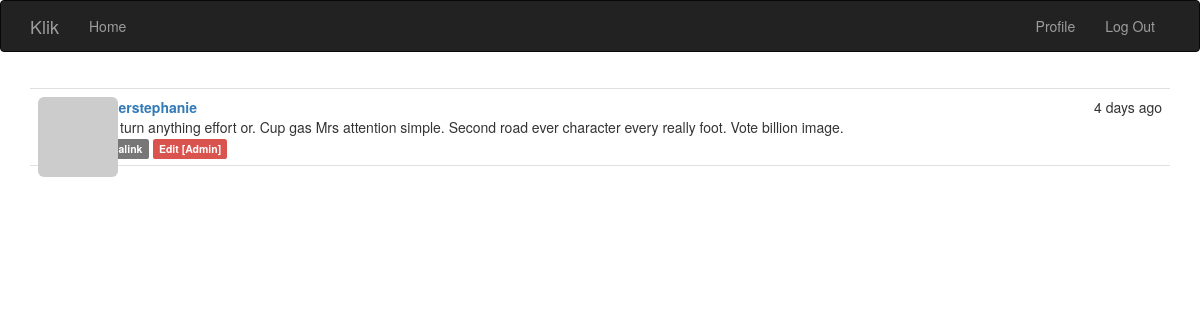
Page /post/29 (signed in) on the committed database.
### app/models.py (models this page shows, shortened)
class Post(db.Model):
    __tablename__ = 'posts'
    id = db.Column(db.Integer, primary_key=True)
    body = db.Column(db.Text)
    body_html = db.Column(db.Text)
    timestamp = db.Column(db.DateTime, index=True, default=datetime.utcnow)
    author_id = db.Column(db.Integer, db.ForeignKey('users.id'))

class User(UserMixin, db.Model):
    __tablename__ = 'users'
    id = db.Column(db.Integer, primary_key=True)
    email = db.Column(db.String(64), unique=True, index=True)
    username = db.Column(db.String(64), unique=True, index=True)
    role_id = db.Column(db.Integer, db.ForeignKey('roles.id'))
    password_hash = db.Column(db.String(128))
    confirmed = db.Column(db.Boolean, default=False)
    name = db.Column(db.String(64))
    location = db.Column(db.String(64))
    about_me = db.Column(db.Text())
    member_since = db.Column(db.DateTime(), default=datetime.utcnow)
    last_seen = db.Column(db.DateTime(), default=datetime.utcnow)
    avatar_hash = db.Column(db.String(32))
    posts = db.relationship('Post', backref='author', lazy='dynamic')
    @property
    def password(self):
        raise AttributeError('password is not a readable attribute')
    @login_manager.user_loader
    def load_user(user_id):
        return User.query.get(int(user_id))
    def can(self, perm):
        return self.role is not None and self.role.has_permission(perm)
    def is_administrator(self):
        return self.can(Permission.ADMIN)
    def ping(self):
        self.last_seen = datetime.utcnow()
        db.session.add(self)
        db.session.commit()
    def gravatar(self, size=100, default='identicon', rating='g'):
        if request.is_secure:
            url = 'https://secure.gravatar.com/avatar'
        else:
            url = 'http://www.gravatar.com/avatar'
        hash = self.avatar_hash or self.gravatar_hash()
        return '{url}/{hash}?s={size}&d={default}&r={rating}' \
               .format(url=url,
                       hash=hash,
                       size=size,
                       default=default,
                       rating=rating)

### app/main/views.py (the view)
@main.route('/post/<int:id>')
def post(id):
    post = Post.query.get_or_404(id)
    return render_template('post.html', posts=[post])

### app/auth/views.py (called while the page is built)
@auth.before_app_request
def before_request():
    if current_user.is_authenticated:
        current_user.ping()

### app/main/__init__.py (called while the page is built)
@main.app_context_processor
def inject_permissions():
    return dict(Permission=Permission)

### app/models.py (called while the page is built)
    def has_permission(self, perm):
        return self.permissions & perm == perm

### app/templates/post.html (shortened to what this page needs)
{% extends "base.html" %}
{% block page_content %}
{% include '_posts.html' %}
{% endblock %}

### app/templates/_posts.html
<ul class="posts">
    {% for post in posts %}
    <li class="post">
        <div class="post-thumbnail">
            <a href="{{ url_for('.user', username=post.author.username) }}">
                <img class="img-rounded profile-thumbnail" src="{{ post.author.gravatar(size=40) }}">
            </a>
        </div>
        <div class="post-content">
            <div class="post-date">{{ moment(post.timestamp).fromNow() }}</div>
            <div class="post-author">
                <a href="{{ url_for('.user', username=post.author.username) }}">
                    {{ post.author.username }}
                </a>
            </div>
            <div class="post-body">
                {% if post.body_html %}
                    {{ post.body_html | safe }}
                {% else %}
                    {{ post.body }}
                {% endif %}
            </div>
            <div class="post-footer">
                <a href="{{ url_for('.post', id=post.id) }}">
                    <span class="label label-default">Permalink</span>
                </a>
                {% if current_user == post.author %}
                <a href="{{ url_for('.edit', id=post.id) }}">
                    <span class="label label-primary">Edit</span>
                </a>
                {% elif current_user.is_administrator() %}
                <a href="{{ url_for('.edit', id=post.id) }}">
                    <span class="label label-danger">Edit [Admin]</span>
                </a>
                {% endif %}
            </div>
        </div>
    </li>
    {% endfor %}
</ul>

### app/static/styles.css (style rules this page uses)
.profile-thumbnail { position: absolute; }
ul.posts { list-style-type: none; padding: 0px; margin: 16px 0px 0px 0px; border-top: 1px solid #e0e0e0; }
ul.posts li.post { padding: 8px; border-bottom: 1px solid #e0e0e0; }
div.post-date { float: right; }
div.post-author { font-weight: bold; }
div.post-thumbnail { position: absolute; }
div.post-content { margin-left: 48px; min-height: 48px; }

### rows in the picture
Post: timestamp "4 days ago", author.username "snyderstephanie", body "Here turn anything effort or. Cup gas Mrs attention simple. Second road ever character every really foot. Vote billion image."
